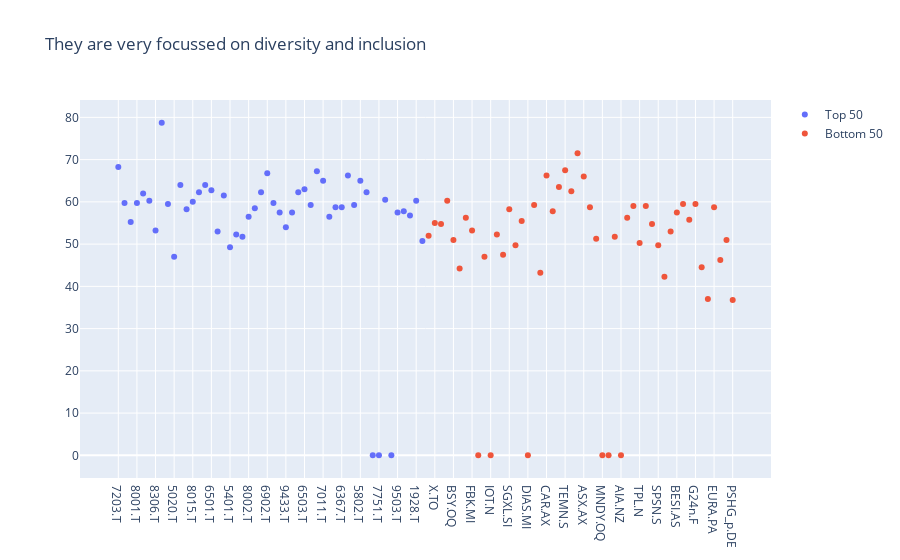

Notebook code for this chart:
### Code cell
plots = [go.Scatter(x=top50['RIC'], y=top50['DIR Score'], mode='markers', name='Top 50'), 
         go.Scatter(x=bot50['RIC'], y=bot50['DIR Score'], mode='markers', name='Bottom 50')]
fig = go.Figure(data=plots)
fig.update_layout(title='They are very focussed on diversity and inclusion')
fig.show()

### Figure 1 — Plotly figure (JSON) as saved in the notebook; plotly's stock layout.template omitted (floating-point values rounded to 4 significant figures)
{"data": [{"mode": "markers", "name": "Top 50", "type": "scatter", "x": ["7203.T", "7267.T", "8058.T", "8001.T", "8031.T", "9432.T", "8306.T", "6758.T", "7201.T", "5020.T", "3382.T", "6178.T", "8015.T", "8316.T", "8267.T", "6501.T", "5019.T", "8750.T", "5401.T", "6752.T", "8766.T", "8002.T", "8053.T", "9984.T", "6902.T", "9434.T", "8725.T", "9433.T", "7181.T", "7269.T", "6503.T", "1925.T", "8630.T", "7011.T", "7259.T", "5411.T", "6367.T", "8604.T", "7270.T", "5802.T", "9613.T", "4502.T", "7751.T", "5108.T", "4188.T", "9503.T", "6301.T", "6201.T", "1928.T", "9502.T"], "y": [68.25, 59.75, 55.25, 59.75, 62.0, 60.25, 53.25, 78.75, 59.5, 47.0, 64.0, 58.25, 60.0, 62.25, 64.0, 62.75, 53.0, 61.5, 49.25, 52.25, 51.75, 56.5, 58.5, 62.25, 66.75, 59.75, 57.5, 54.0, 57.5, 62.25, 63.0, 59.25, 67.25, 65.0, 56.5, 58.75, 58.75, 66.25, 59.25, 65.0, 62.25, 0.0, 0.0, 60.5, 0.0, 57.5, 57.75, 56.75, 60.25, 50.75]}, {"mode": "markers", "name": "Bottom 50", "type": "scatter", "x": ["CAPD.SI", "X.TO", "REG.OQ", "REA.AX", "BSY.OQ", "AGI.TO", "VCX.AX", "FBK.MI", "RDDT.N", "WPM.TO", "IOT.N", "LOIM.PA", "LOTB.BR", "SGXL.SI", "RAAG.DE", "LUG.TO", "DIAS.MI", "BCVN.S", "FNV.TO", "CAR.AX", "MNG.L", "EFN.TO", "TEMN.S", "IAG.TO", "INWT.MI", "ASX.AX", "CYBR.OQ", "NEKG.DE", "MNDY.OQ", "VACN.S", "0006.HK", "AIA.NZ", "LEGn.DE", "LAND.L", "TPL.N", "GFCP.PA", "WTC.AX", "SPSN.S", "DSG.TO", "SGRO.L", "BESI.AS", "AUTOA.L", "CVO.PA", "G24n.F", "SOL.AX", "MSTR.OQ", "EURA.PA", "PME.AX", "IVN.TO", "PSHG_p.DE"], "y": [52.0, 55.0, 54.75, 60.25, 51.0, 44.25, 56.25, 53.25, 0.0, 47.0, 0.0, 52.25, 47.5, 58.25, 49.75, 55.5, 0.0, 59.25, 43.25, 66.25, 57.75, 63.5, 67.5, 62.5, 71.5, 66.0, 58.75, 51.25, 0.0, 0.0, 51.75, 0.0, 56.25, 59.0, 50.25, 59.0, 54.75, 49.75, 42.25, 53.0, 57.5, 59.5, 55.75, 59.5, 44.5, 37.0, 58.75, 46.25, 51.0, 36.75]}], "layout": {"title": {"text": "They are very focussed on diversity and inclusion"}}}
